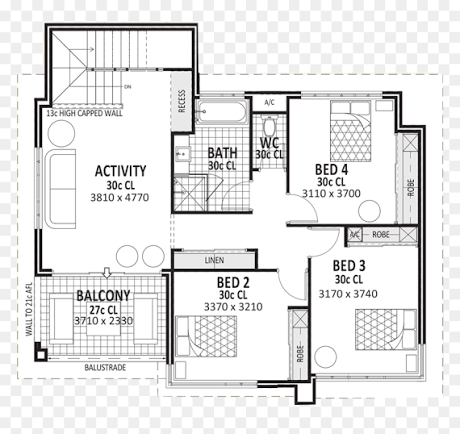
#> input picture data/floorplan.png, 460 x 434 px
$ python structure.py ../data/floorplan.png
#> lines starting #> are read from the running program, lines starting #| are printed output that depends on the picture; after the words box and inside, x2 and y2 are one past the last pixel; in counts of white or black regions, pixels touching at a corner belong together
### tenix/preprocessing.py
"""Phase 1 preprocessing: load -> validate -> grayscale -> cap size -> denoise -> binarize."""

from __future__ import annotations

import cv2
import numpy as np

MAX_SIDE = 2000  # cap the largest dimension so later stages stay fast


def load_image(path: str) -> np.ndarray:
    """Load a floor-plan image from disk (BGR). Raises FileNotFoundError if unreadable."""
    img = cv2.imread(path, cv2.IMREAD_COLOR)
    if img is None:
        raise FileNotFoundError(f"Could not read image: {path}")
    return img


def validate_image(img: np.ndarray) -> dict:
    """Sanity-check an image; return basic info. Raises ValueError if unusable."""
    if img is None or img.size == 0:
        raise ValueError("Image is empty")
    h, w = img.shape[:2]
    if h < 64 or w < 64:
        raise ValueError(f"Image too small: {w}x{h} (minimum 64x64)")
    return {"width": int(w), "height": int(h), "channels": int(img.shape[2])}


def to_grayscale(img: np.ndarray) -> np.ndarray:
    return cv2.cvtColor(img, cv2.COLOR_BGR2GRAY)


def resize_cap(img: np.ndarray, max_side: int = MAX_SIDE) -> tuple[np.ndarray, float]:
    """Downscale so the largest side is <= max_side. Returns (image, scale_factor)."""
    h, w = img.shape[:2]
    if max(h, w) <= max_side:
        return img, 1.0
    scale = max_side / max(h, w)
    img = cv2.resize(img, (int(w * scale), int(h * scale)), interpolation=cv2.INTER_AREA)
    return img, scale


def preprocess(gray: np.ndarray) -> np.ndarray:
    """Denoise + Otsu threshold. Ink/walls -> white (255), background -> black (0)."""
    blurred = cv2.medianBlur(gray, 5)
    _, binary = cv2.threshold(blurred, 0, 255, cv2.THRESH_BINARY_INV + cv2.THRESH_OTSU)
    return binary


def save_image(img: np.ndarray, path: str) -> None:
    if not cv2.imwrite(path, img):
        raise IOError(f"Failed to write image: {path}")

### tenix/structure.py
"""Phase 2: structural extraction (walls / rooms / doors) using OpenCV heuristics.

Run: python -m tenix.structure data/floorplan.png -o output
"""

from __future__ import annotations

import json
from pathlib import Path

import cv2
import numpy as np

from . import preprocessing as pp

FONT = cv2.FONT_HERSHEY_SIMPLEX
MIN_ROOM_AREA_FRAC = 0.01   # room must be >= 1% of image area
MAX_ROOM_AREA_FRAC = 0.60   # and < 60% (excludes the whole-plan blob)
MIN_WALL_LEN_FRAC = 0.10    # wall segment >= 10% of largest image side


# ---------------------------------------------------------------- walls
def extract_walls(binary: np.ndarray) -> list[dict]:
    """Walls via morphological direction opening + probabilistic Hough."""
    h, w = binary.shape
    min_len = int(MIN_WALL_LEN_FRAC * max(h, w))
    horiz = cv2.morphologyEx(binary, cv2.MORPH_OPEN,
                             cv2.getStructuringElement(cv2.MORPH_RECT, (15, 1)))
    vert = cv2.morphologyEx(binary, cv2.MORPH_OPEN,
                            cv2.getStructuringElement(cv2.MORPH_RECT, (1, 15)))
    lines = cv2.HoughLinesP(horiz | vert, 1, np.pi / 180, threshold=30,
                            minLineLength=min_len, maxLineGap=5)
    # cv2.HoughLinesP returns shape (N, 1, 4) on older OpenCV builds and
    # (N, 4) on newer ones (e.g. opencv-python 5.x); reshape(-1, 4) is a
    # no-op-equivalent that works for both, without touching the detection
    # parameters/algorithm itself.
    coords = lines.reshape(-1, 4) if lines is not None else []
    walls = []
    for i, (x1, y1, x2, y2) in enumerate(map(tuple, coords)):
        ang = float(np.degrees(np.arctan2(y2 - y1, x2 - x1)) % 180)
        orientation = "horizontal" if ang < 30 or ang > 150 else ("vertical" if 60 < ang < 120 else "diagonal")
        walls.append({
            "id": f"wall_{i + 1}",
            "start": [int(x1), int(y1)],
            "end": [int(x2), int(y2)],
            "length_px": round(float(np.hypot(x2 - x1, y2 - y1)), 1),
            "angle_deg": round(ang, 1),
            "orientation": orientation,
        })
    return walls


def close_door_gaps(binary: np.ndarray) -> tuple[np.ndarray, int]:
    """Morphological close sized to door widths; returns (closed_mask, max_door_px)."""
    h, w = binary.shape
    max_door = max(10, max(h, w) // 14)
    kernel = cv2.getStructuringElement(cv2.MORPH_RECT, (2 * max_door + 1, 2 * max_door + 1))
    return cv2.morphologyEx(binary, cv2.MORPH_CLOSE, kernel), max_door


# ---------------------------------------------------------------- rooms
def extract_rooms(binary: np.ndarray) -> list[dict]:
    """Rooms = enclosed floor regions. Door gaps are closed first so rooms
    separated by openings are not merged into one component."""
    h, w = binary.shape
    img_area = h * w
    closed, _ = close_door_gaps(binary)
    floor = cv2.bitwise_not(closed)  # floor/background becomes white
    n, labels, stats, cents = cv2.connectedComponentsWithStats(floor, 8)
    rooms = []
    for i in range(1, n):
        x, y, bw, bh, area = map(int, stats[i])
        is_background = bw > 0.9 * w and bh > 0.9 * h  # surrounding background blob
        if is_background or not (MIN_ROOM_AREA_FRAC * img_area <= area <= MAX_ROOM_AREA_FRAC * img_area):
            continue
        cx, cy = cents[i]
        rooms.append({
            "id": f"room_{len(rooms) + 1}",
            "name": None,  # no OCR; names not inferred (per spec)
            "bbox": [x, y, bw, bh],
            "center": [int(round(cx)), int(round(cy))],
            "area_px": area,
            "area_frac": round(area / img_area, 4),
        })
    rooms.sort(key=lambda r: -r["area_px"])
    for i, r in enumerate(rooms, 1):
        r["id"] = f"room_{i}"
    return rooms


# ---------------------------------------------------------------- doors
def extract_doors(binary: np.ndarray, max_doors: int = 15) -> list[dict]:
    """Doors = gaps the morphological closing fills in walls (heuristic, all 'uncertain')."""
    h, w = binary.shape
    closed, max_door = close_door_gaps(binary)
    gap_mask = cv2.bitwise_and(closed, cv2.bitwise_not(binary))
    n, labels, stats, _ = cv2.connectedComponentsWithStats(gap_mask, 8)
    doors = []
    for i in range(1, n):
        x, y, bw, bh, area = map(int, stats[i])
        if x <= 1 or y <= 1 or x + bw >= w - 1 or y + bh >= h - 1:
            continue
        long_side, short_side = max(bw, bh), min(bw, bh)
        if area < 20 or long_side > max_door * 1.6 or short_side > max_door:
            continue
        cx, cy = x + bw // 2, y + bh // 2
        doors.append({
            "id": f"door_{len(doors) + 1}",
            "position": [cx, cy],
            "bbox": [x, y, bw, bh],
            "width_px": int(long_side),
            "orientation": "horizontal" if bw >= bh else "vertical",
            "confidence": "uncertain",
        })
    doors.sort(key=lambda d: -d["width_px"])
    for i, d in enumerate(doors[:max_doors], 1):
        d["id"] = f"door_{i}"
    return doors[:max_doors]


# ---------------------------------------------------------------- overlay + driver
def draw_overlay(img_bgr: np.ndarray, layout: dict) -> np.ndarray:
    overlay = img_bgr.copy()
    for wall in layout["walls"]:
        cv2.line(overlay, tuple(wall["start"]), tuple(wall["end"]), (0, 0, 255), 2)  # red walls
    for room in layout["rooms"]:
        x, y, bw, bh = room["bbox"]
        cv2.rectangle(overlay, (x, y), (x + bw, y + bh), (0, 255, 0), 2)  # green rooms
        cv2.putText(overlay, room["id"], (x + 4, y + 18), FONT, 0.45, (0, 180, 0), 1)
    for door in layout["doors"]:
        x, y, bw, bh = door["bbox"]
        cv2.rectangle(overlay, (x - 2, y - 2), (x + bw + 2, y + bh + 2), (255, 0, 0), 2)  # blue doors
    return overlay


def extract_structure(input_path: str, output_dir: str = "output") -> dict:
#> called with input_path = '../data/floorplan.png', output_dir = 'output'
    out = Path(output_dir)
    out.mkdir(parents=True, exist_ok=True)

    img = pp.load_image(input_path)
#> in load_image, img is the input picture: shape (434, 460, 3); mean B, G, R 231.2, 231.2, 231.6
    info = pp.validate_image(img)
#> info = {'width': 460, 'height': 434, 'channels': 3}
    gray = pp.to_grayscale(img)
    gray, _ = pp.resize_cap(gray)
    binary = pp.preprocess(gray)
#> in preprocess, `_, binary = cv2.threshold(blurred, 0, 255, cv2.THRESH_BINARY_INV + cv2..`:
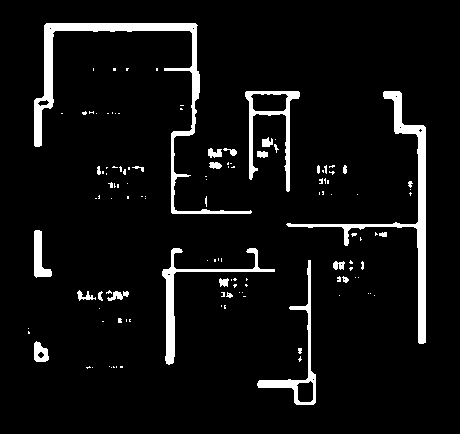
#> binary: shape (434, 460); 6.1% white; 124 white regions (96 under 20 px), largest, box (x1, y1, x2, y2) and area: (34, 23, 252, 214) 3617, (286, 91, 426, 344) 2878, (162, 248, 275, 365) 1355

    layout = {
        "metadata": {"image_width": info["width"], "image_height": info["height"]},
        "walls": extract_walls(binary),
        "rooms": extract_rooms(binary),
        "doors": extract_doors(binary),
    }
#> in extract_walls, `vert = cv2.morphologyEx(binary, cv2.MORPH_OPEN, cv2.getStructuringElem..`:
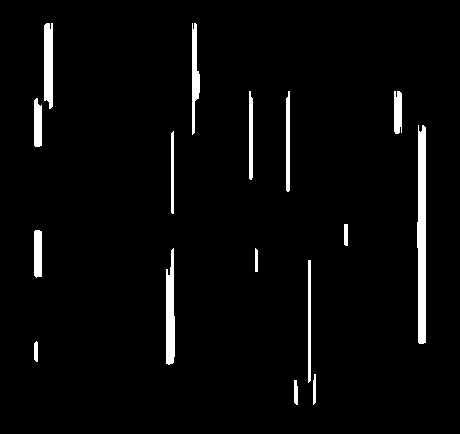
#> vert: shape (434, 460); 3.3% white; 16 white regions, largest, box (x1, y1, x2, y2) and area: (417, 125, 426, 344) 1753, (166, 248, 175, 365) 852, (44, 23, 53, 109) 722
#> in extract_walls, `lines = cv2.HoughLinesP(horiz | vert, 1, np.pi / 180, threshold=30, mi..`: lines = 61 rows, first 6: [424, 342, 424, 126], [420, 343, 420, 125], [172, 363, 172, 249], [418, 342, 418, 125], [419, 343, 419, 125], [44, 26, 196, 26]
#> in extract_walls, `coords = lines.reshape(-1, 4) if lines is not None else []`: coords has the same summary as lines
#> the loop in extract_walls, `for i, (x1, y1, x2, y2) in enumerate(map(tuple, coords)):` made 61 passes
#> (x1, y1, x2, y2, ang, orientation) on passes 1 to 8: (424, 342, 424, 126, 90, 'vertical'), (420, 343, 420, 125, 90, 'vertical'), (172, 363, 172, 249, 90, 'vertical'), (418, 342, 418, 125, 90, 'vertical'), (419, 343, 419, 125, 90, 'vertical'), (44, 26, 196, 26, 0, 'horizontal'), (423, 343, 423, 125, 90, 'vertical'), (425, 342, 425, 127, 90, 'vertical')
#> after the loop in extract_walls, `for i, (x1, y1, x2, y2) in enumerate(map(tuple, coords)):`: walls = 61 items
#> in extract_rooms, `h, w = binary.shape`: h = 434; w = 460
#> in extract_rooms, `img_area = h * w`: img_area = 199640
#> in extract_rooms, `n, labels, stats, cents = cv2.connectedComponentsWithStats(floor, 8)`:
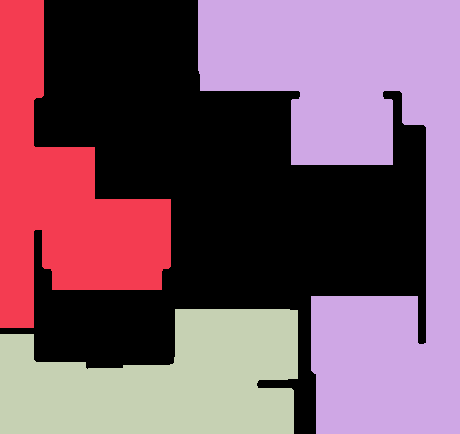
#> labels: shape (434, 460) int32; 4 distinct labels, from 0 to 3; one colour per label, 0 black
#> in extract_rooms, `n, labels, stats, cents = cv2.connectedComponentsWithStats(floor, 8)`: n = 4; stats = [[0, 0, 426, 434, 85842], [0, 0, 171, 328, 26892], [198, 0, 262, 434, 58869], [0, 309, 298, 125, 28037]]; cents = [[212, 193.3], [60.88, 194.3], [364.1, 181.8], [162.2, 381.8]]
#> the loop in extract_rooms, `for i in range(1, n):` made 3 passes
#> (x, y, bw, bh, area, cx, cy) on passes 1 to 3: (0, 0, 171, 328, 26892, 60.88, 194.3), (198, 0, 262, 434, 58869, 364.1, 181.8), (0, 309, 298, 125, 28037, 162.2, 381.8)
#> after the loop in extract_rooms, `for i in range(1, n):`: rooms = 3 items
#> the loop in extract_rooms, `for i, r in enumerate(rooms, 1):` made 3 passes
#> in extract_doors, `h, w = binary.shape`: h = 434; w = 460
#> in extract_doors, `closed, max_door = close_door_gaps(binary)`: max_door = 32
#> in extract_doors, `n, labels, stats, _ = cv2.connectedComponentsWithStats(gap_mask, 8)`:
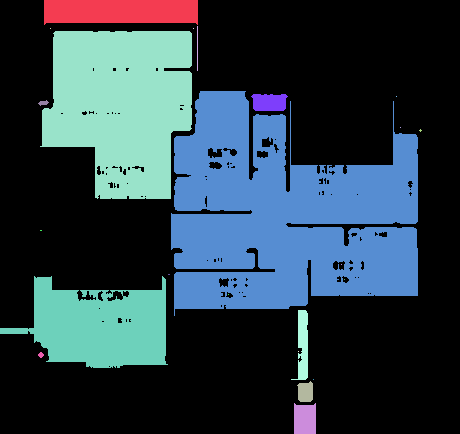
#> labels: shape (434, 460) int32; 24 distinct labels, from 0 to 23; one colour per label, 0 black
#> in extract_doors, `n, labels, stats, _ = cv2.connectedComponentsWithStats(gap_mask, 8)`: n = 24; stats = 24 rows, first 6: [0, 0, 460, 434, 126067], [44, 0, 154, 25, 3548], [197, 26, 1, 45, 45], [50, 28, 1, 1, 1], [193, 28, 1, 1, 1], [40, 31, 152, 168, 19815]
#> the loop in extract_doors, `for i in range(1, n):` made 23 passes
#> (x, y, bw, bh, area, long_side, short_side, cx) on passes 2, 7, 9, 20, 22: (197, 26, 1, 45, 45, 45, 1, 197), (251, 94, 37, 17, 549, 37, 17, 269), (38, 100, 11, 6, 38, 11, 6, 43), (38, 352, 6, 6, 24, 6, 6, 41), (297, 381, 16, 21, 283, 21, 16, 305)
#> after the loop in extract_doors, `for i in range(1, n):`: doors = 5 items
#> the loop in extract_doors, `for i, d in enumerate(doors[:max_doors], 1):` made 5 passes

    layout_path = out / "layout.json"
    layout_path.write_text(json.dumps(layout, indent=2), encoding="utf-8")
    cv2.imwrite(str(out / "detection_overlay.png"), draw_overlay(img, layout))
#> the loop in draw_overlay, `for wall in layout["walls"]:` made 61 passes
#> after the loop in draw_overlay, `for wall in layout["walls"]:`:
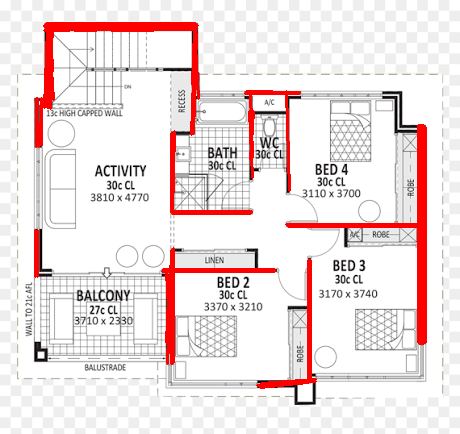
#> overlay: shape (434, 460, 3); 5.19% of pixels changed, all inside (x1, y1, x2, y2) = (34, 22, 427, 389)
#> the loop in draw_overlay, `for room in layout["rooms"]:` made 3 passes
#> (x, y, bw, bh) on passes 1 to 3: (198, 0, 262, 434), (0, 309, 298, 125), (0, 0, 171, 328)
#> after the loop in draw_overlay, `for room in layout["rooms"]:`:
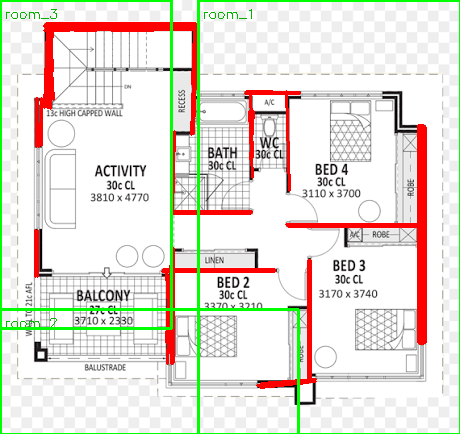
#> overlay: shape (434, 460, 3); 3.47% of pixels changed, all inside (x1, y1, x2, y2) = (0, 0, 460, 434)
#> the loop in draw_overlay, `for door in layout["doors"]:` made 5 passes
#> (x, y, bw, bh) on passes 1 to 5: (197, 26, 1, 45), (251, 94, 37, 17), (297, 381, 16, 21), (38, 100, 11, 6), (38, 352, 6, 6)
#> after the loop in draw_overlay, `for door in layout["doors"]:`:
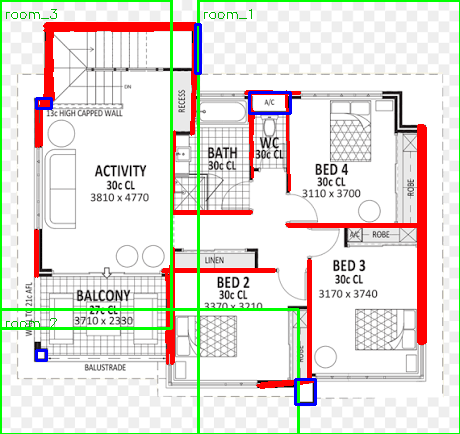
#> overlay: shape (434, 460, 3); 0.61% of pixels changed, all inside (x1, y1, x2, y2) = (35, 23, 317, 406)
    layout["layout_path"] = str(layout_path)
    return layout


if __name__ == "__main__":
    import argparse

    ap = argparse.ArgumentParser(description="TENIX Phase 2: structural extraction")
    ap.add_argument("image")
    ap.add_argument("-o", "--output", default="output")
    args = ap.parse_args()

    result = extract_structure(args.image, args.output)
#> result = 5 items
    print(json.dumps({k: v for k, v in result.items() if k != "walls"}, indent=2))
#> (printed output is left out)
    print(f"\nwalls: {len(result['walls'])}  rooms: {len(result['rooms'])}  doors: {len(result['doors'])}")
#| walls: 61  rooms: 3  doors: 5
    print(f"OK: {result['layout_path']}")
#| OK: output/layout.json
